Frame 1 (no input): blank canvas, image omitted
Frame 60 (no input): blank canvas, image omitted
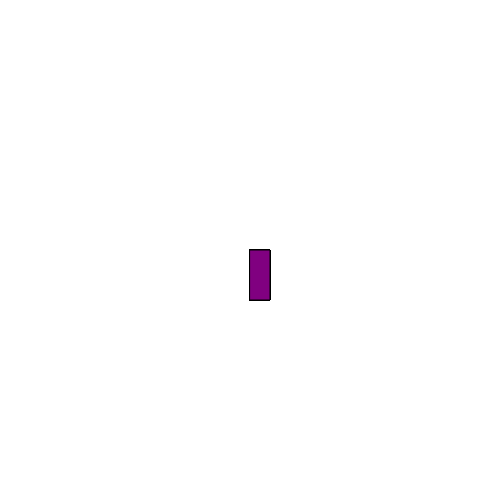
Frame 120 (the mouse pressed at the canvas centre since frame 60)

The p5.js sketch whose frames 1 and 60 were blank and that drew this single picture after the mouse press (run headless with seeded random() and noise() and a simulated clock; from frame 60 on, the mouse is pressed at the canvas centre):

// p5.js sketch
// ── sketch.js
function setup() {
    createCanvas(500, 500);
    background("white");
  }
  
  function draw() {
  
    stroke("black")
    fill("purple");
    
    //console.log(mouseIsPressed);
    
    if (mouseIsPressed) {
      rect(mouseX, mouseY, 20, 50);
    }
  }
  
